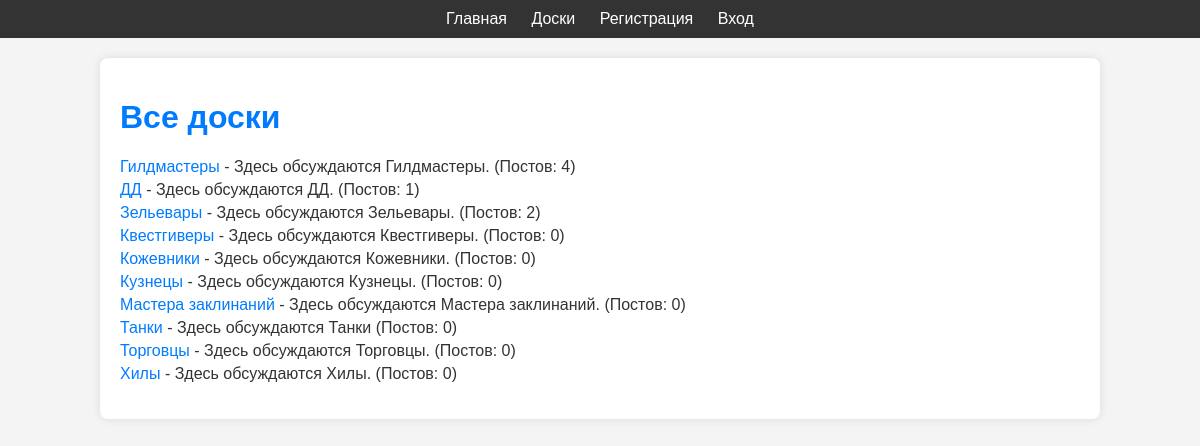
The app's page /boards/ with its own data.
### boards/models.py (models this page shows, shortened)
class Board(models.Model):
    name = models.CharField(max_length=100, unique=True, verbose_name="Название доски")
    description = models.TextField(blank=True, verbose_name="Описание доски")
    created_at = models.DateTimeField(auto_now_add=True, verbose_name="Дата создания")
    updated_at = models.DateTimeField(auto_now=True, verbose_name="Дата последнего обновления")
    class Meta:
        verbose_name = "Доска"
        verbose_name_plural = "Доски"
        ordering = ['name'] # Сортировка по названию по умолчанию

### boards/views.py (the view)
# urls.py: path('', views.board_list, name='list'),
def board_list(request):
    boards = Board.objects.all()
    return render(request, 'boards/board_list.html', {'boards': boards})

### templates/boards/board_list.html (shortened to what this page needs)
{% extends 'base.html' %}
{% block content %}
    <h1>Все доски</h1>
    {% if boards %}
        <ul>
            {% for board in boards %}
                <li>
                    <a href="{% url 'boards:posts_by_board' pk=board.pk %}">
                        {{ board.name }}
                    </a> - {{ board.description }}
                    (Постов: {{ board.posts.count }})
                </li>
            {% endfor %}
        </ul>
    {% else %}
        <p>Досок пока нет.</p>
    {% endif %}
{% endblock %}

### templates/base.html (shortened to what this page needs)
<!DOCTYPE html>
<html lang="ru">
<head>
</head>
<body>
    <div class="header">
        <a href="{% url 'home' %}">Главная</a>
        <a href="{% url 'boards:list' %}">Доски</a>
        {% if user.is_authenticated %}
            <a href="{% url 'boards:my_posts_responses' %}">Отклики на мои объявления</a>
            <span>Привет, {{ user.username }}!</span>
            <a href="{% url 'logout' %}">Выйти</a>
        {% else %}
            <a href="{% url 'register' %}">Регистрация</a>
            <a href="{% url 'login_request_code' %}">Вход</a>
        {% endif %}
    </div>
    <div class="container">
        {% block content %}{% endblock %}
    </div>
</body>
</html>

### templates/base.html (style rules this page uses)
body { font-family: Arial, sans-serif; margin: 0; padding: 0; background-color: #f4f4f4; color: #333; }
.header { background-color: #333; color: white; padding: 10px 20px; text-align: center; }
.header a { color: white; text-decoration: none; margin: 0 10px; }
.container { max-width: 960px; margin: 20px auto; padding: 20px; background-color: white; border-radius: 8px; box-shadow: 0 0 10px rgba(0,0,0,0.1); }
h1, h2 { color: #007bff; }
ul { list-style-type: none; padding: 0; }
li { margin-bottom: 5px; }
a { text-decoration: none; color: #007bff; }

### records on screen
Board: name "Гилдмастеры", description "Здесь обсуждаются Гилдмастеры.", posts.count "4"
Board: name "ДД", description "Здесь обсуждаются ДД.", posts.count "1"
Board: name "Зельевары", description "Здесь обсуждаются Зельевары.", posts.count "2"
Board: name "Квестгиверы", description "Здесь обсуждаются Квестгиверы.", posts.count "0"
Board: name "Кожевники", description "Здесь обсуждаются Кожевники.", posts.count "0"
Board: name "Кузнецы", description "Здесь обсуждаются Кузнецы.", posts.count "0"
Board: name "Мастера заклинаний", description "Здесь обсуждаются Мастера заклинаний.", posts.count "0"
Board: name "Танки", description "Здесь обсуждаются Танки", posts.count "0"
Board: name "Торговцы", description "Здесь обсуждаются Торговцы.", posts.count "0"
Board: name "Хилы", description "Здесь обсуждаются Хилы.", posts.count "0"
